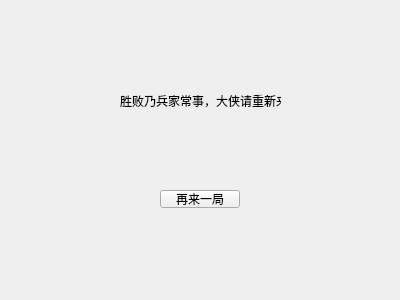
<?xml version="1.0" encoding="UTF-8"?>
<ui version="4.0">
 <class>losePage</class>
 <widget class="QWidget" name="losePage">
  <property name="geometry">
   <rect>
    <x>0</x>
    <y>0</y>
    <width>400</width>
    <height>300</height>
   </rect>
  </property>
  <property name="windowTitle">
   <string>Form</string>
  </property>
  <widget class="QLabel" name="label">
   <property name="geometry">
    <rect>
     <x>120</x>
     <y>70</y>
     <width>161</width>
     <height>61</height>
    </rect>
   </property>
   <property name="text">
    <string>胜败乃兵家常事，大侠请重新来过</string>
   </property>
  </widget>
  <widget class="QPushButton" name="pushButton">
   <property name="geometry">
    <rect>
     <x>160</x>
     <y>190</y>
     <width>80</width>
     <height>18</height>
    </rect>
   </property>
   <property name="text">
    <string>再来一局</string>
   </property>
  </widget>
 </widget>
 <resources/>
 <connections/>
</ui>
